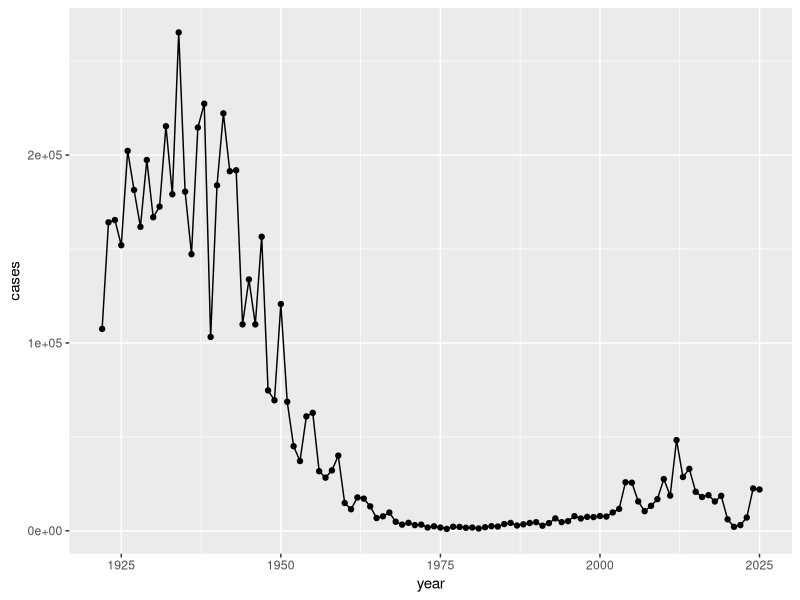
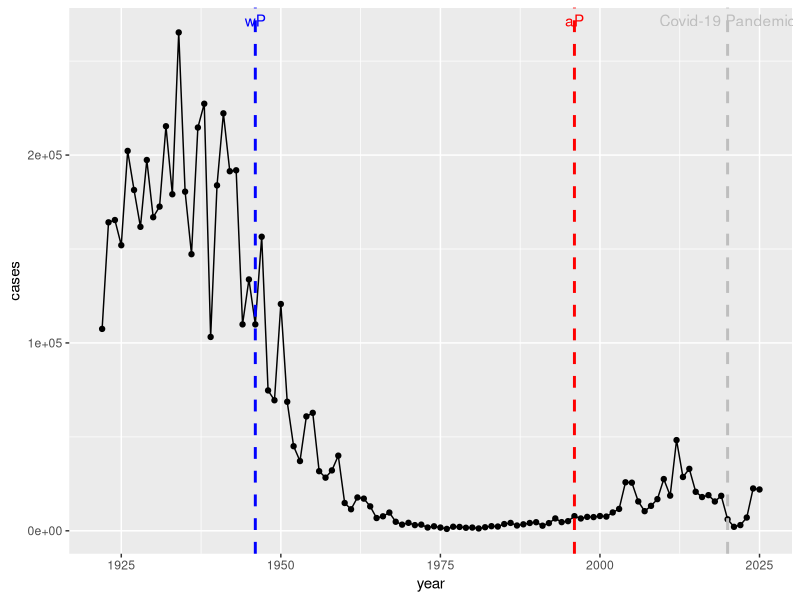

These charts were generated, in order, by the following R code: (Note: this script raises an error after producing the figures.)
## ---- chunk 1
cdc <- data.frame(
                                 year = c(1922L,1923L,1924L,1925L,
                                          1926L,1927L,1928L,1929L,1930L,1931L,
                                          1932L,1933L,1934L,1935L,1936L,
                                          1937L,1938L,1939L,1940L,1941L,1942L,
                                          1943L,1944L,1945L,1946L,1947L,
                                          1948L,1949L,1950L,1951L,1952L,
                                          1953L,1954L,1955L,1956L,1957L,1958L,
                                          1959L,1960L,1961L,1962L,1963L,
                                          1964L,1965L,1966L,1967L,1968L,1969L,
                                          1970L,1971L,1972L,1973L,1974L,
                                          1975L,1976L,1977L,1978L,1979L,1980L,
                                          1981L,1982L,1983L,1984L,1985L,
                                          1986L,1987L,1988L,1989L,1990L,
                                          1991L,1992L,1993L,1994L,1995L,1996L,
                                          1997L,1998L,1999L,2000L,2001L,
                                          2002L,2003L,2004L,2005L,2006L,2007L,
                                          2008L,2009L,2010L,2011L,2012L,
                                          2013L,2014L,2015L,2016L,2017L,2018L,
                                          2019L,2020L,2021L,2022L,2023L,2024L,2025L),
                                cases = c(107473,164191,165418,152003,
                                          202210,181411,161799,197371,
                                          166914,172559,215343,179135,265269,
                                          180518,147237,214652,227319,103188,
                                          183866,222202,191383,191890,109873,
                                          133792,109860,156517,74715,69479,
                                          120718,68687,45030,37129,60886,
                                          62786,31732,28295,32148,40005,
                                          14809,11468,17749,17135,13005,6799,
                                          7717,9718,4810,3285,4249,3036,
                                          3287,1759,2402,1738,1010,2177,2063,
                                          1623,1730,1248,1895,2463,2276,
                                          3589,4195,2823,3450,4157,4570,
                                          2719,4083,6586,4617,5137,7796,6564,
                                          7405,7298,7867,7580,9771,11647,
                                          25827,25616,15632,10454,13278,
                                          16858,27550,18719,48277,28639,32971,
                                          20762,17972,18975,15609,18617,
                                          6124,2116,3044,7063,22538,21996)
       )
## ---- chunk 2
library(ggplot2)
ggplot(cdc) +
  aes(year, cases) +
  geom_point()+
  geom_line()+
  labs()
## ---- chunk 3
library(ggplot2)
ggplot(cdc) +
  aes(year, cases) +
  geom_point()+
  geom_line()+
  labs()+
  geom_vline(xintercept = 1946, color = "blue", linewidth = 1, linetype = "dashed")+
  geom_vline(xintercept = 1996, color = "red", linewidth = 1, linetype = "dashed")+
  geom_vline(xintercept = 2020, color = "gray", linewidth = 1, linetype = "dashed")+
  annotate("text",
           x = 1946,
           y = max(cdc$cases),
           label = "wP",
           color = "blue",
           vjust = -0.5)+
  annotate("text",
           x = 1996,
           y = max(cdc$cases),
           label = "aP",
           color = "red",
           vjust = -0.5)+
  annotate("text",
           x = 2020,
           y = max(cdc$cases),
           label = "Covid-19 Pandemic",
           color = "gray",
           vjust = -0.5)
## ---- chunk 4
library(jsonlite)

subject <- read_json("http://cmi-pb.org/api/v5_1/subject", simplifyVector=TRUE)

head(subject)
## ---- chunk 5
table(subject$infancy_vac)
## ---- chunk 6
table(subject$biological_sex)
## ---- chunk 7
table(subject$race, subject$biological_sex)
## ---- chunk 8
specimen <- read_json("http://cmi-pb.org/api/v5_1/specimen", simplifyVector = TRUE)
ab_titer <- read_json("http://cmi-pb.org/api/v5_1/plasma_ab_titer", simplifyVector = TRUE)
## ---- chunk 9
head(ab_titer)
## ---- chunk 10
library(dplyr)

meta <- inner_join(subject, specimen)
head(meta)
## ---- chunk 11
abdata <- inner_join(ab_titer, meta)
head(abdata)
## ---- chunk 12
table(abdata$isotype)
## ---- chunk 13
table(abdata$antigen)
## ---- chunk 14
unique(abdata$dataset)
## ---- chunk 15
table (abdata$dataset)
## ---- chunk 16
igg <- abdata |>
  filter(isotype == "IgG")
head(igg)
## ---- chunk 17
ggplot(igg)+
  aes(MFI_normalised, antigen)+
  geom_boxplot()
## ---- chunk 18
ggplot(igg)+
  aes(MFI_normalised, antigen)+
  geom_boxplot()+
  facet_wrap(~infancy_vac)
## ---- chunk 19
ggplot(igg)+
  aes(MFI_normalised, antigen, col=infancy_vac)+
  geom_boxplot()
## ---- chunk 20
ggplot(igg)+
  aes(MFI_normalised, antigen, col=infancy_vac)+
  geom_boxplot()+
  facet_wrap(~visit)
## ---- chunk 21
pt.igg.21 <- igg |> filter(antigen == "PT", 
              dataset == "2021_dataset")
## ---- chunk 22
ggplot(pt.igg.21)+
  aes(planned_day_relative_to_boost, 
      MFI_normalised, 
      col=infancy_vac,
      group=subject_id)+
  geom_point()+
  geom_line()+
    geom_vline(xintercept = 14, lty=12)
## ---- chunk 23
ggplot(pt.igg.21) +
  aes(planned_day_relative_to_boost,
      MFI_normalised,
      col = infancy_vac) +

 
  geom_line(aes(group = subject_id),
            alpha = 0.3,      
            linewidth = 0.6) +

  geom_point(alpha = 0.3) +


  geom_smooth(method = "loess",
              span=0.4,
              se = FALSE,
              linewidth = 1.2,
              alpha = 1) +    

  geom_vline(xintercept = 14, lty = 12)
